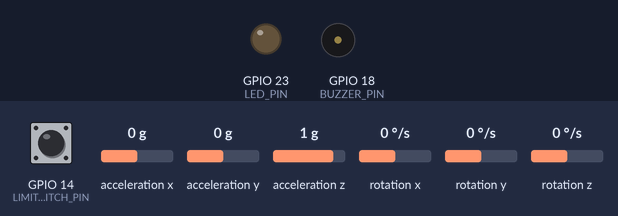
This sketch was run on a simulated ESP32. Parts: output pins drawn as LEDs (lit = HIGH), buzzer (waves = sounding, pin HIGH). Inputs (shaded band) come from the test bench; at power-on: GPIO 14 (LIMIT_SWITCH_PIN) HIGH, acceleration x 0 g, acceleration y 0 g, acceleration z 1 g, rotation x 0 °/s, rotation y 0 °/s, rotation z 0 °/s. WiFi joins after 1.5 s; servers stay silent unless stated; what the sketch prints to the serial monitor is not drawn.

Above: at 2.7 s.
2.8 s: GPIO 14 (LIMIT_SWITCH_PIN) pulled LOW for 2.4 s
At 4.3 s:
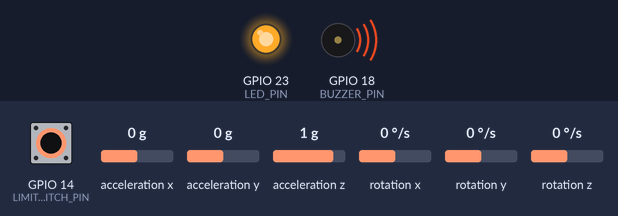
Timing chart, 0 to 7.5 s (numbered marks = the images above; inputs shaded):
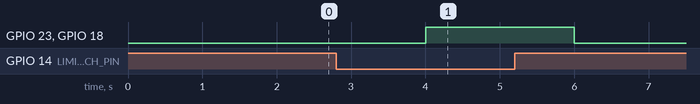

The sketch:

iot_ESP32.ino
```cpp
#include <WiFi.h>
#include <Wire.h>
#include <Firebase_ESP_Client.h>
#include <MPU6050.h>

// ================== CONFIGURATION ==================
#define WIFI_SSID "IFI_NAME"
#define WIFI_PASSWORD "IFI_PASSWORD"
// ================== FIREBASE SETTINGS ==================
#define API_KEY "AIzaSyAiya_I0uYxGE5nZMWSVA9mgey7FoJuMOE"
#define DATABASE_URL "https://control-system- b259a-default-rtdb.europe-west1.firebasedatabase.app/"

// The path in your database based on the UI images
String carPath = "Cars/car_id_001";

// ================== PINS & THRESHOLDS ===================
#define LIMIT_SWITCH_PIN 14
#define LED_PIN 23
#define BUZZER_PIN 18
#define G_THRESHOLD 3.0      // G-Force threshold to trigger collision

MPU6050 mpu;
FirebaseData fbdo;
FirebaseAuth auth;
FirebaseConfig config;

unsigned long lastUpdate = 0;
const unsigned long interval = 2000; // Update every 2 seconds

void setup() {
  Serial.begin(115200);

  pinMode(LIMIT_SWITCH_PIN, INPUT_PULLUP);
  pinMode(LED_PIN, OUTPUT);
  pinMode(BUZZER_PIN, OUTPUT);

  Wire.begin(21, 22);
  mpu.initialize();

  if (!mpu.testConnection()) {
    Serial.println("MPU6050 connection FAILED");
  }

  WiFi.begin(WIFI_SSID, WIFI_PASSWORD);
  while (WiFi.status() != WL_CONNECTED) { delay(500); Serial.print("."); }
  Serial.println("\nWiFi Connected");

  config.api_key = API_KEY;
  config.database_url = DATABASE_URL;
  Firebase.begin(&config, &auth);
  Firebase.reconnectWiFi(true);
}

void loop() {
  checkAccident();
}

// ================== CORE LOGIC ==================

void checkAccident() {
  if (millis() - lastUpdate < interval) return;
  lastUpdate = millis();

  // 1. Read Accelerometer and convert to G-Force
  int16_t ax, ay, az;
  mpu.getAcceleration(&ax, &ay, &az);

  // MPU6050 default range +/- 2g. Sensitivity = 16384 LSB/g
  float gX = ax / 16384.0;
  float gY = ay / 16384.0;
  float gZ = az / 16384.0;

  // Calculate Resultant G-Force: G = sqrt(gx^2 + gy^2 + gz^2)
  float totalG = sqrt(pow(gX, 2) + pow(gY, 2) + pow(gZ, 2));

  // 2. Determine Collision Status
  bool limitHit = (digitalRead(LIMIT_SWITCH_PIN) == LOW);
  bool collisionDetected = (totalG > G_THRESHOLD || limitHit);

  // 3. Local Alert (Buzzer/LED)
  if (collisionDetected) {
    digitalWrite(LED_PIN, HIGH);
    digitalWrite(BUZZER_PIN, HIGH);
    Serial.println("!!! COLLISION DETECTED !!!");
  } else {
    digitalWrite(LED_PIN, LOW);
    digitalWrite(BUZZER_PIN, LOW);
  }

  // 4. Update Firebase
  if (Firebase.ready()) {
    FirebaseJson update;

    // Update current_status node
    update.set("current_status/gforce", totalG);
    update.set("current_status/collision", collisionDetected);
    update.set("current_status/last_updated", "2026-01-03 10:00"); // Ideally use NTP time
    update.set("info/is_connected", true);

    // If collision, push to History as well
    if (collisionDetected) {
      FirebaseJson history;
      history.set("date", "2026-01-03 10:00");
      history.set("GForce", totalG);
      history.set("Collision", "Yes");
      Firebase.RTDB.pushJSON(&fbdo, carPath + "/history", &history);
    }

    if (Firebase.RTDB.updateNode(&fbdo, carPath, &update)) {
      Serial.println("Firebase Sync: OK");
    } else {
      Serial.println(fbdo.errorReason());
    }
  }
}
```

Measured:
- after the input at 2.8 s, GPIO 23 (LED_PIN), GPIO 18 (BUZZER_PIN): LOW → HIGH after 1.2 s, → LOW 2.0 s later
